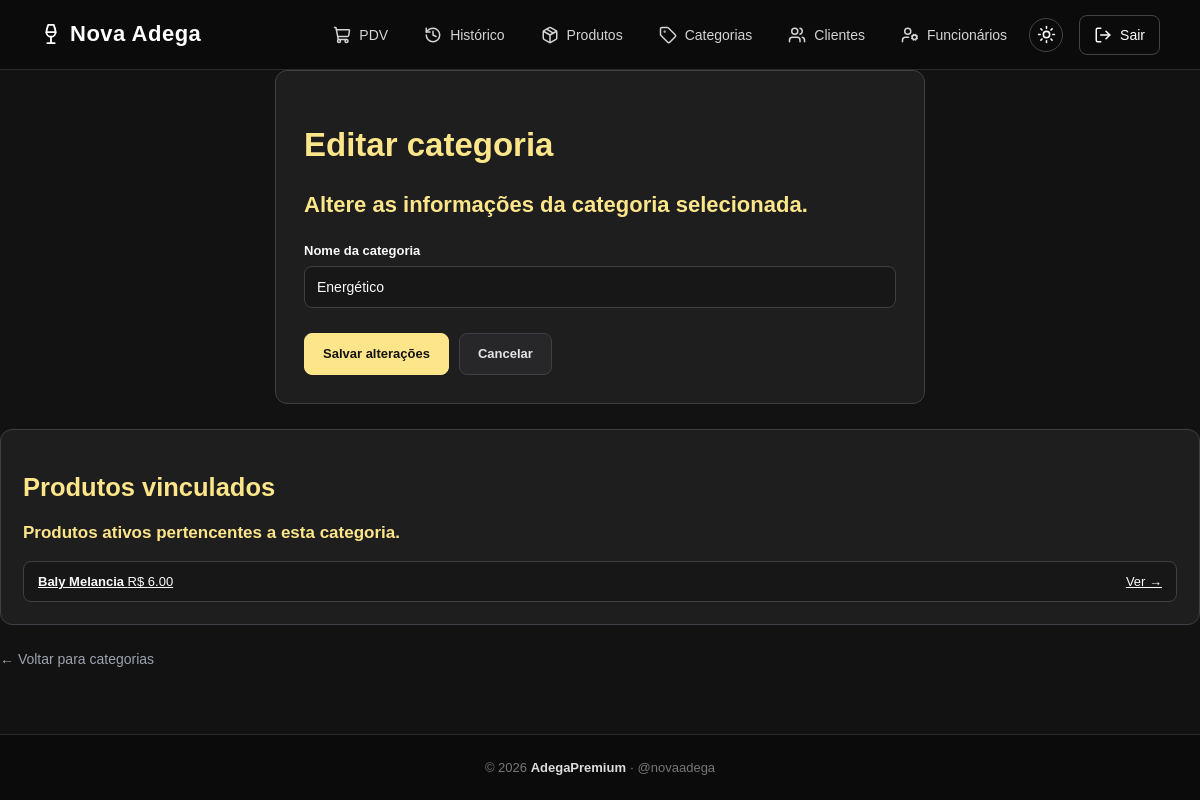
The app's page /categorias/8/editar (signed in), older data.
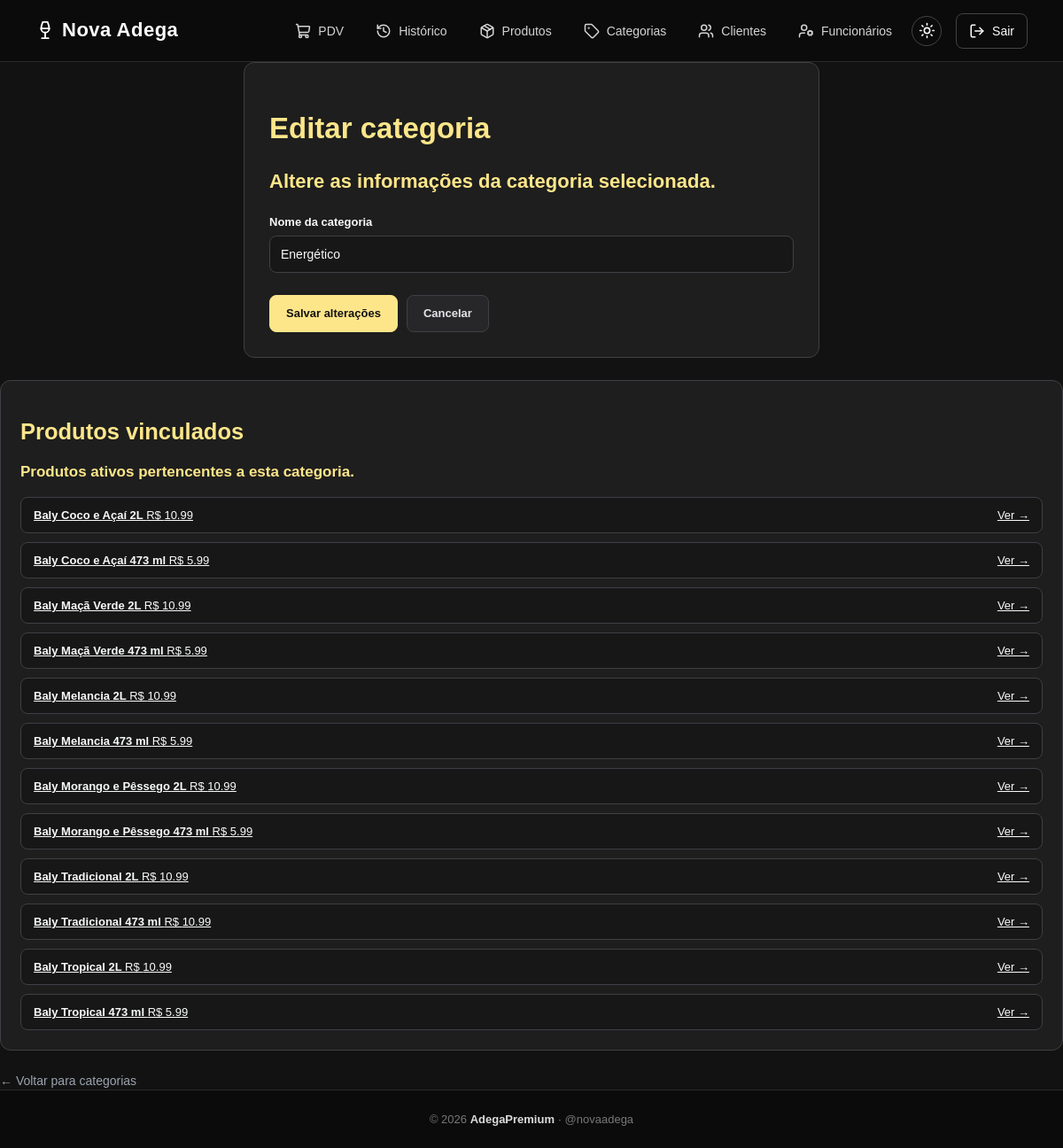
The same page, newer data.
### app/models/produto.py (models this page shows, shortened)
class Produto(Base):
    __tablename__ = "produtos"
    id = Column(Integer, primary_key=True, autoincrement=True, index=True)
    nome = Column(String(150), nullable=False, index=True)
    preco = Column(Float, nullable=False, default=0.0)
    estoque_atual = Column(Integer, nullable=False, default=0)
    ativo = Column(Boolean, default=True)
    imagem_path = Column(String(255), nullable=True)
    categoria_id = Column(Integer, ForeignKey("categorias.id", ondelete="SET NULL"), nullable=True )
    categoria = relationship("Categoria", back_populates="produtos")

### app/controllers/categoria_controller.py (the view)
@router.get("/{categoria_id}/editar")
def form_editar_categoria(
    categoria_id: int,
    request: Request,
    db: Session = Depends(get_db),
    usuario=Depends(get_usuario_logado)
):
    editando = (
        db.query(Categoria)
        .filter(Categoria.id == categoria_id)
        .first()
    )
    if not editando:
        return RedirectResponse(
            url="/categorias/",
            status_code=302
        )
    return templates.TemplateResponse(
        request,
        "categorias/form.html",
        {
            "request": request,
            "usuario": usuario,
            "editando": editando,
        }
    )

### app/templates/categorias/form.html (shortened to what this page needs)
{% extends "base.html" %}
{% block styles %}
<link rel="stylesheet" href="/static/CSS/categorias.css">
{% endblock %}
{% block content %}
<main class="container">
    <section class="form-categoria">
        <div class="form-titulo">
            <h1>
                {{ "Editar categoria" if editando else "Nova categoria" }}
            </h1>
            <p>
                {{
                    "Altere as informações da categoria selecionada."
                    if editando
                    else "Cadastre uma nova categoria para organizar os produtos."
                }}
            </p>
        </div>
        <form
            action="{{ '/categorias/' + editando.id|string + '/editar' if editando else '/categorias/nova' }}"
            method="post"
            class="categoria-form"
        >
            <div class="form-grupo">
                <label for="nome">
                    Nome da categoria
                </label>
                <input
                    type="text"
                    id="nome"
                    name="nome"
                    value="{{ editando.nome if editando else (valores.nome if valores else '') }}"
                    placeholder="Ex: Cervejas, Vinhos, Destilados..."
                    required
                    autofocus
                >
            </div>
            <div class="form-botoes">
                <button
                    type="submit"
                    class="btn-salvar"
                >
                    {{
                        "Salvar alterações"
                        if editando
                        else "Criar categoria"
                    }}
                </button>
                <a
                    href="/categorias"
                    class="btn-cancelar"
                >
                    Cancelar
                </a>
            </div>
        </form>
    </section>
    {% if editando and editando.produtos %}
    <section class="produtos-vinculados">
        <div class="titulo-vinculados">
            <h2>
                Produtos vinculados
            </h2>
            <p>
                Produtos ativos pertencentes a esta categoria.
            </p>
        </div>
        <div class="lista-produtos">
            {% for p in editando.produtos if p.ativo %}
            <a
                href="/produtos/{{ p.id }}"
                class="produto-vinculado"
            >
                <div>
                    <strong>
                        {{ p.nome }}
                    </strong>
                    <span>
                        R$ {{ "%.2f"|format(p.preco) }}
                    </span>
                </div>
                <span class="ver-produto">
                    Ver →
                </span>
            </a>
            {% else %}
            <p class="sem-produtos">
                Nenhum produto ativo vinculado.
            </p>
            {% endfor %}
        </div>
    </section>
    {% endif %}
    <div class="voltar">
        <a href="/categorias">
            ← Voltar para categorias
        </a>
    </div>
</main>
{% endblock %}

Row changes from the older to the newer data that the page shows:
no longer on this page (row edited): Produto: nome "Baly Melancia", preco "6.00"
added Produto: nome "Baly Coco e Açaí 2L", preco "10.99"
added Produto: nome "Baly Coco e Açaí 473 ml", preco "5.99"
added Produto: nome "Baly Maçã Verde 2L", preco "10.99"
added Produto: nome "Baly Maçã Verde 473 ml", preco "5.99"
added Produto: nome "Baly Melancia 2L", preco "10.99"
added Produto: nome "Baly Melancia 473 ml", preco "5.99"
added Produto: nome "Baly Morango e Pêssego 2L", preco "10.99"
added Produto: nome "Baly Morango e Pêssego 473 ml", preco "5.99"
added Produto: nome "Baly Tradicional 2L", preco "10.99"
added Produto: nome "Baly Tradicional 473 ml", preco "10.99"
added Produto: nome "Baly Tropical 2L", preco "10.99"
added Produto: nome "Baly Tropical 473 ml", preco "5.99"
